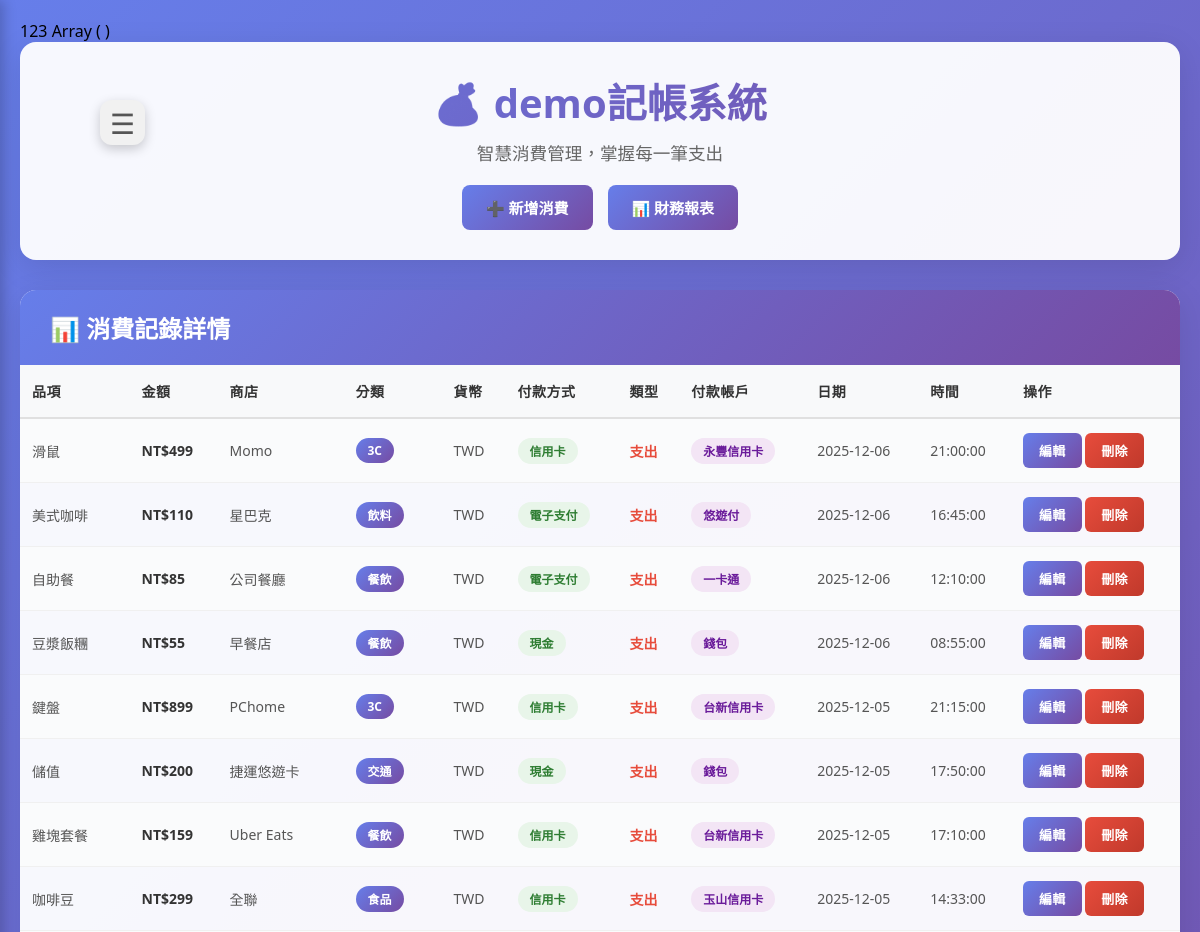
Before: / (upper part) with the older database file.
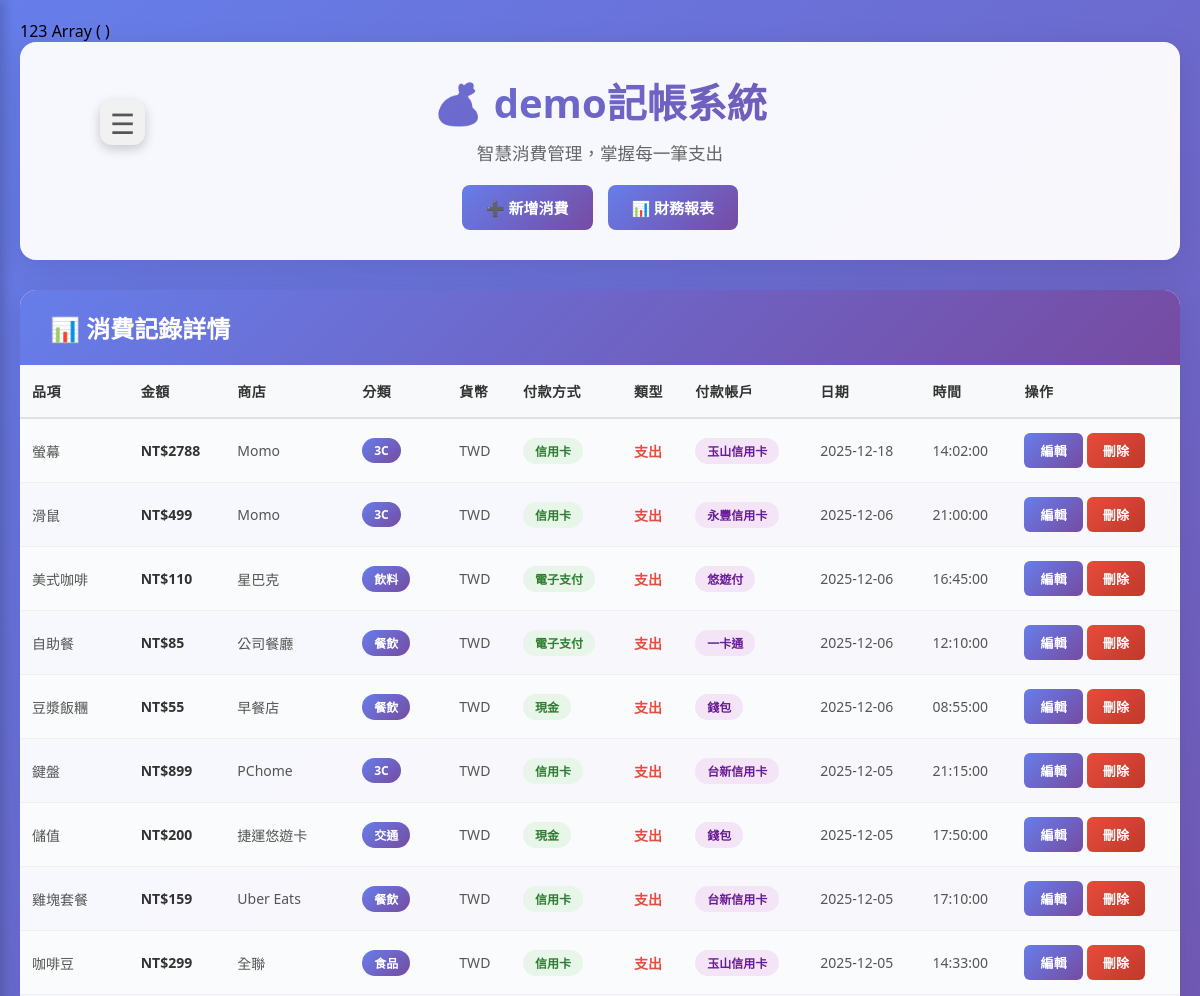
After: the same page with the newer database file.
### tables this page shows
CREATE TABLE `daily_account` (
  `id` int(11) NOT NULL,
  `time` time NOT NULL,
  `currency` varchar(10) NOT NULL,
  `store` text DEFAULT NULL,
  `date` date NOT NULL,
  `item` text DEFAULT NULL,
  `payment` int(11) NOT NULL,
  `payment_method` int(11) NOT NULL,
  `category` int(11) NOT NULL,
  `type` varchar(20) NOT NULL,
  `desc` text DEFAULT NULL,
  `account` text DEFAULT NULL,
  `member_id` varchar(100) DEFAULT '0'
);

CREATE TABLE `category` (
  `id` int(11) UNSIGNED NOT NULL,
  `name` varchar(64) NOT NULL,
  `created_at` timestamp NOT NULL DEFAULT current_timestamp(),
  `updated_at` timestamp NOT NULL DEFAULT current_timestamp() ON UPDATE current_timestamp()
);

CREATE TABLE `payment_method` (
  `id` int(11) UNSIGNED NOT NULL,
  `name` varchar(24) NOT NULL,
  `created_at` timestamp NOT NULL DEFAULT current_timestamp(),
  `updated_at` timestamp NOT NULL DEFAULT current_timestamp() ON UPDATE current_timestamp()
);

### index.php (the view, shortened to what this page needs)
<?php
require 'auth_check.php';
?>
<?php
print_r($_SESSION);
?>
<!DOCTYPE html>
<html lang="zh-Hant">
<head>
    <link rel="stylesheet" href="style.css">
    <link rel="stylesheet" href="sidebar.css">
</head>
<body>
    <?php include 'sidebar.php'; ?>
    <div class="container">
        <div class="header">
            <h1>💰 demo記帳系統</h1>
            <p>智慧消費管理，掌握每一筆支出</p>
            <div class="action-buttons">
                <a href="form_expense.php" class="btn btn-primary">➕ 新增消費</a>
                <a href="report.php" class="btn btn-primary">📊 財務報表</a>
            </div>
        </div>
        <div class="table-wrapper">
<?php
$expenses=$pdo->query("SELECT `daily_account`.*,
                              `category`.`name` AS `category_name`,
                              `payment_method`.`name` AS `payment_method_name`
                        FROM `daily_account`,
                             `category`,
                             `payment_method`
                        WHERE `daily_account`.`category`=`category`.`id`
                                AND `daily_account`.`payment_method`=`payment_method`.`id`
                    Order By `date` DESC,
                             `time` DESC")->fetchALL(PDO::FETCH_ASSOC);
if (count($expenses) > 0) {
    echo '<div class="table-header">';
    echo '<h2>📊 消費記錄詳情</h2>';
    echo '</div>';
    echo '<div class="table-content">';
    echo '<table>';
    echo '<thead><tr>
            <th>品項</th>
            <th>金額</th>
            <th>商店</th>
            <th>分類</th>
            <th>貨幣</th>
            <th>付款方式</th>
            <th>類型</th>
            <th>付款帳戶</th>
            <th>日期</th>
            <th>時間</th>
            <th>操作</th>
        </tr></thead>';
    echo '<tbody>';
    foreach($expenses as $exp) {
        $type_class = $exp['type'] === '收入' ? 'status-income' : 'status-expense';
        echo "<tr>
                <td>{$exp['item']}</td>
                <td class='amount'>NT\${$exp['payment']}</td>
                <td>{$exp['store']}</td>
                <td><span class='category-badge'>{$exp['category_name']}</span></td>
                <td>{$exp['currency']}</td>
                <td><span class='payment-badge'>{$exp['payment_method_name']}</span></td>
                <td><span class='{$type_class}'>{$exp['type']}</span></td>
                <td><span class='account-badge'>{$exp['account']}</span></td>
                <td>{$exp['date']}</td>
                <td>{$exp['time']}</td>
                <td>
                    <a class='btn-edit' href='edit.php?id={$exp['id']}'>編輯</a>
                    <a class='btn-delete' href='javascript:del({$exp['id']})'>刪除</a>
                </td>
            </tr>";
    }
    echo '</tbody>';
    echo '</table>';
    echo '</div>';
    echo '</div>';
}
?>
    </div>
</body>
</html>

### sidebar.php (shortened to what this page needs)
<div class="side-toggle" onclick="toggleMenu()">☰</div>

### style.css (style rules this page uses)
* { margin: 0; padding: 0; box-sizing: border-box; }
body { font-family: 'Segoe UI', Tahoma, Geneva, Verdana, sans-serif; background: linear-gradient(135deg, #667eea 0%, #764ba2 100%); min-height: 100vh; padding: 20px; }
.container { max-width: 1200px; margin: 0 auto; }
.header { background: rgba(255, 255, 255, 0.95); padding: 30px; border-radius: 16px; margin-bottom: 30px; box-shadow: 0 8px 32px rgba(0, 0, 0, 0.1); text-align: center; }
.header h1 { font-size: 2.5em; background: linear-gradient(135deg, #667eea 0%, #764ba2 100%); -webkit-background-clip: text; -webkit-text-fill-color: transparent; background-clip: text; margin-bottom: 10px; }
.header p { color: #666; font-size: 1.1em; }
.action-buttons { display: flex; gap: 15px; justify-content: center; margin-top: 20px; flex-wrap: wrap; }
.btn { padding: 12px 24px; border: none; border-radius: 8px; font-size: 15px; font-weight: 600; cursor: pointer; transition: all 0.3s ease; text-decoration: none; display: inline-block; }
.btn-primary { background: linear-gradient(135deg, #667eea 0%, #764ba2 100%); color: #fff; }
.table-wrapper { background: rgba(255, 255, 255, 0.95); border-radius: 16px; overflow: hidden; box-shadow: 0 8px 32px rgba(0, 0, 0, 0.1); margin-bottom: 30px; }
.table-header { background: linear-gradient(135deg, #667eea 0%, #764ba2 100%); padding: 20px 30px; color: #fff; }
.table-header h2 { font-size: 1.5em; font-weight: 700; }
.table-content { overflow-x: auto; }
table { width: 100%; border-collapse: collapse; margin: 0; }
table thead { background: #f8f9fa; position: sticky; top: 0; z-index: 10; }
table th { padding: 16px 12px; text-align: left; font-weight: 600; color: #333; border-bottom: 2px solid #e0e0e0; font-size: 14px; letter-spacing: 0.5px; }
table td { padding: 14px 12px; border-bottom: 1px solid #f0f0f0; font-size: 14px; color: #555; }
table tbody tr { transition: all 0.3s ease; }
table tbody tr:nth-child(odd) { background-color: #fafbfc; }
.status-expense { color: #e74c3c; font-weight: 600; }
.amount { font-weight: 700; color: #333; }
.category-badge { display: inline-block; background: linear-gradient(135deg, #667eea 0%, #764ba2 100%); color: #fff; padding: 4px 12px; border-radius: 20px; font-size: 12px; font-weight: 600; }
.payment-badge { display: inline-block; background: #e8f5e9; color: #2e7d32; padding: 4px 12px; border-radius: 20px; font-size: 12px; font-weight: 600; }
.account-badge { display: inline-block; background: #f3e5f5; color: #6a1b9a; padding: 4px 12px; border-radius: 20px; font-size: 12px; font-weight: 600; }
.btn-edit, .btn-delete { padding: 8px 16px; border: none; border-radius: 6px; font-size: 13px; font-weight: 600; cursor: pointer; transition: all 0.3s ease; text-decoration: none; display: inline-block; letter-spacing: 0.3px; }
.btn-edit { background: linear-gradient(135deg, #667eea 0%, #764ba2 100%); color: #fff; border: none; }
.btn-delete { background: linear-gradient(135deg, #e74c3c 0%, #c0392b 100%); color: #fff; border: none; }

### sidebar.css (style rules this page uses)
.side-toggle { position:fixed; top:100px; left:100px; width:45px; height:45px; background:#f1f1f1; border-radius:12px; display:flex; align-items:center; justify-content:center; font-size:28px; color:#555; box-shadow:0 4px 12px rgba(0,0,0,.2); cursor:pointer; z-index:2100; transition:.2s; }

Changed rows visible on the page:
added daily_account: item "螢幕", payment "2788", store "Momo", category.name "3C", currency "TWD", payment_method.name "信用卡", type "支出", account "玉山信用卡", date "2025-12-18", time "14:02:00"
